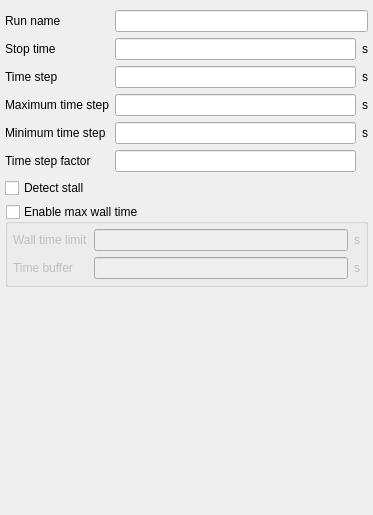
<?xml version="1.0" encoding="UTF-8"?>
<ui version="4.0">
 <class>run</class>
 <widget class="QWidget" name="run">
  <property name="geometry">
   <rect>
    <x>0</x>
    <y>0</y>
    <width>373</width>
    <height>515</height>
   </rect>
  </property>
  <layout class="QGridLayout" name="gridLayout">
   <property name="leftMargin">
    <number>5</number>
   </property>
   <property name="topMargin">
    <number>10</number>
   </property>
   <property name="rightMargin">
    <number>5</number>
   </property>
   <property name="bottomMargin">
    <number>0</number>
   </property>
   <item row="2" column="2">
    <widget class="QLabel" name="label_dt_units">
     <property name="text">
      <string>s</string>
     </property>
    </widget>
   </item>
   <item row="3" column="0">
    <widget class="QLabel" name="label_dt_max">
     <property name="sizePolicy">
      <sizepolicy hsizetype="Minimum" vsizetype="Preferred">
       <horstretch>0</horstretch>
       <verstretch>0</verstretch>
      </sizepolicy>
     </property>
     <property name="text">
      <string>Maximum time step</string>
     </property>
    </widget>
   </item>
   <item row="8" column="0" colspan="3">
    <widget class="GroupBox" name="groupbox_keyword_chk_batchq_end">
     <property name="title">
      <string>Enable max wall time</string>
     </property>
     <property name="checkable">
      <bool>true</bool>
     </property>
     <property name="checked">
      <bool>false</bool>
     </property>
     <layout class="QGridLayout" name="gridLayout_2">
      <property name="leftMargin">
       <number>5</number>
      </property>
      <property name="topMargin">
       <number>5</number>
      </property>
      <property name="rightMargin">
       <number>5</number>
      </property>
      <property name="bottomMargin">
       <number>5</number>
      </property>
      <item row="0" column="2">
       <widget class="QLabel" name="label_2">
        <property name="text">
         <string>s</string>
        </property>
       </widget>
      </item>
      <item row="0" column="0">
       <widget class="QLabel" name="label">
        <property name="text">
         <string>Wall time limit</string>
        </property>
       </widget>
      </item>
      <item row="0" column="1">
       <widget class="LineEdit" name="lineedit_keyword_batch_wallclock">
        <property name="text">
         <string/>
        </property>
       </widget>
      </item>
      <item row="1" column="0">
       <widget class="QLabel" name="label_3">
        <property name="text">
         <string>Time buffer</string>
        </property>
       </widget>
      </item>
      <item row="1" column="2">
       <widget class="QLabel" name="label_4">
        <property name="text">
         <string>s</string>
        </property>
       </widget>
      </item>
      <item row="1" column="1">
       <widget class="LineEdit" name="lineedit_keyword_term_buffer">
        <property name="text">
         <string/>
        </property>
       </widget>
      </item>
     </layout>
    </widget>
   </item>
   <item row="4" column="2">
    <widget class="QLabel" name="label_dt_min_units">
     <property name="text">
      <string>s</string>
     </property>
    </widget>
   </item>
   <item row="1" column="1">
    <widget class="LineEdit" name="lineedit_keyword_tstop"/>
   </item>
   <item row="9" column="0" colspan="2">
    <spacer name="verticalSpacer">
     <property name="orientation">
      <enum>Qt::Vertical</enum>
     </property>
     <property name="sizeHint" stdset="0">
      <size>
       <width>20</width>
       <height>40</height>
      </size>
     </property>
    </spacer>
   </item>
   <item row="3" column="1">
    <widget class="LineEdit" name="lineedit_keyword_dt_max"/>
   </item>
   <item row="5" column="0">
    <widget class="QLabel" name="label_dt_fac">
     <property name="text">
      <string>Time step factor</string>
     </property>
    </widget>
   </item>
   <item row="2" column="1">
    <widget class="LineEdit" name="lineedit_keyword_dt"/>
   </item>
   <item row="1" column="2">
    <widget class="QLabel" name="label_tstop_units">
     <property name="text">
      <string>s</string>
     </property>
    </widget>
   </item>
   <item row="4" column="1">
    <widget class="LineEdit" name="lineedit_keyword_dt_min"/>
   </item>
   <item row="1" column="0">
    <widget class="QLabel" name="label_tstop">
     <property name="sizePolicy">
      <sizepolicy hsizetype="Minimum" vsizetype="Preferred">
       <horstretch>0</horstretch>
       <verstretch>0</verstretch>
      </sizepolicy>
     </property>
     <property name="text">
      <string>Stop time</string>
     </property>
    </widget>
   </item>
   <item row="4" column="0">
    <widget class="QLabel" name="label_dt_min">
     <property name="text">
      <string>Minimum time step</string>
     </property>
    </widget>
   </item>
   <item row="7" column="0" colspan="3">
    <widget class="CheckBox" name="checkbox_keyword_detect_stall">
     <property name="enabled">
      <bool>true</bool>
     </property>
     <property name="text">
      <string>Detect stall</string>
     </property>
     <property name="checked">
      <bool>false</bool>
     </property>
    </widget>
   </item>
   <item row="2" column="0">
    <widget class="QLabel" name="label_dt">
     <property name="sizePolicy">
      <sizepolicy hsizetype="Minimum" vsizetype="Preferred">
       <horstretch>0</horstretch>
       <verstretch>0</verstretch>
      </sizepolicy>
     </property>
     <property name="text">
      <string>Time step</string>
     </property>
    </widget>
   </item>
   <item row="3" column="2">
    <widget class="QLabel" name="label_dt_max_units">
     <property name="text">
      <string>s</string>
     </property>
    </widget>
   </item>
   <item row="0" column="0">
    <widget class="QLabel" name="label_run_name">
     <property name="text">
      <string>Run name</string>
     </property>
    </widget>
   </item>
   <item row="5" column="1">
    <widget class="LineEdit" name="lineedit_keyword_dt_fac"/>
   </item>
   <item row="0" column="1" colspan="2">
    <widget class="LineEdit" name="lineedit_keyword_run_name">
     <property name="text">
      <string/>
     </property>
    </widget>
   </item>
  </layout>
 </widget>
 <customwidgets>
  <customwidget>
   <class>CheckBox</class>
   <extends>QCheckBox</extends>
   <header>mfixgui.widgets.base</header>
  </customwidget>
  <customwidget>
   <class>LineEdit</class>
   <extends>QLineEdit</extends>
   <header>mfixgui.widgets.base</header>
  </customwidget>
  <customwidget>
   <class>GroupBox</class>
   <extends>QGroupBox</extends>
   <header>mfixgui.widgets.base</header>
   <container>1</container>
  </customwidget>
 </customwidgets>
 <tabstops>
  <tabstop>lineedit_keyword_run_name</tabstop>
  <tabstop>lineedit_keyword_tstop</tabstop>
  <tabstop>lineedit_keyword_dt</tabstop>
  <tabstop>lineedit_keyword_dt_max</tabstop>
  <tabstop>lineedit_keyword_dt_min</tabstop>
  <tabstop>lineedit_keyword_dt_fac</tabstop>
  <tabstop>checkbox_keyword_detect_stall</tabstop>
  <tabstop>groupbox_keyword_chk_batchq_end</tabstop>
  <tabstop>lineedit_keyword_batch_wallclock</tabstop>
  <tabstop>lineedit_keyword_term_buffer</tabstop>
 </tabstops>
 <resources/>
 <connections/>
</ui>
